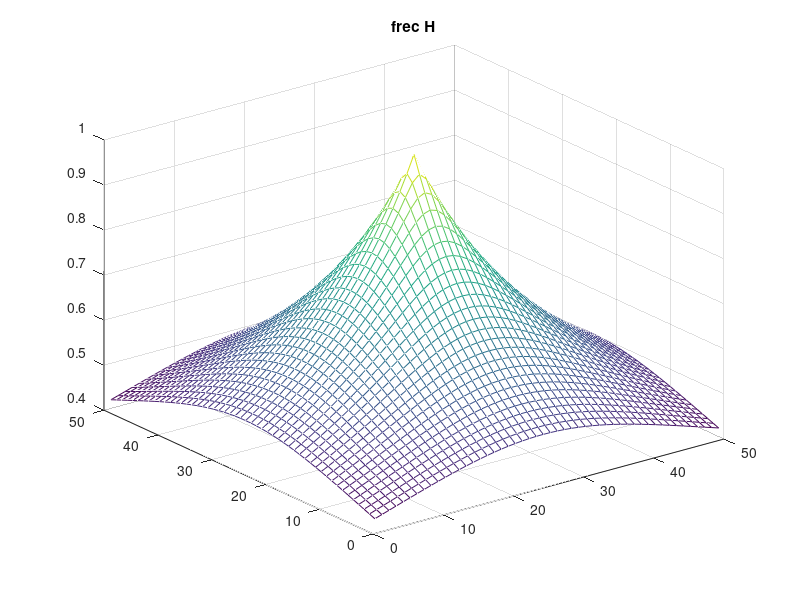
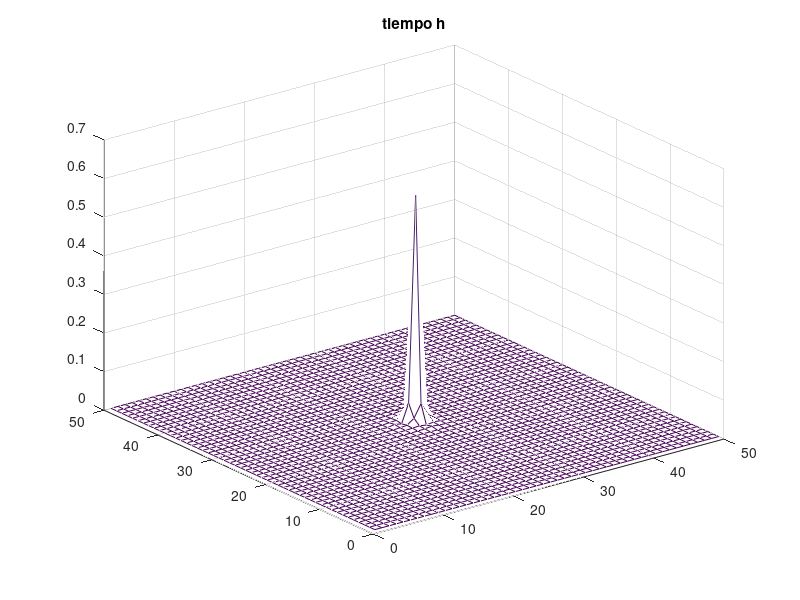

Recreate these plots in MATLAB, in order.
wc = 25
H  = zeros(50,50);

for i=1:50
  for j=1:50
    d = sqrt( (i-25)^2 + (j-25)^2 );
    H(i,j) = 1 / (1+(d/wc));
  endfor
endfor

figure
mesh([1:50],[1:50],H)
title("frec H")

figure
mesh([1:50],[1:50],fftshift(abs(ifft2(H))))
title ("tiempo h")
